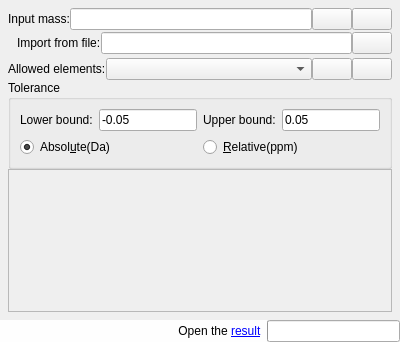
<?xml version="1.0" encoding="UTF-8"?>
<ui version="4.0">
 <class>FormMassToFormula</class>
 <widget class="QWidget" name="FormMassToFormula">
  <property name="geometry">
   <rect>
    <x>0</x>
    <y>0</y>
    <width>400</width>
    <height>342</height>
   </rect>
  </property>
  <layout class="QVBoxLayout" name="verticalLayout">
   <property name="spacing">
    <number>0</number>
   </property>
   <property name="leftMargin">
    <number>0</number>
   </property>
   <property name="topMargin">
    <number>0</number>
   </property>
   <property name="rightMargin">
    <number>0</number>
   </property>
   <property name="bottomMargin">
    <number>0</number>
   </property>
   <item>
    <layout class="QVBoxLayout" name="verticalLayout_2">
     <property name="leftMargin">
      <number>8</number>
     </property>
     <property name="topMargin">
      <number>8</number>
     </property>
     <property name="rightMargin">
      <number>8</number>
     </property>
     <property name="bottomMargin">
      <number>8</number>
     </property>
     <item>
      <layout class="QHBoxLayout" name="horizontalLayout_4">
       <property name="spacing">
        <number>0</number>
       </property>
       <item>
        <widget class="QLabel" name="labelInputMass">
         <property name="text">
          <string>Input mass:</string>
         </property>
        </widget>
       </item>
       <item>
        <widget class="LabeledText" name="textInputMass"/>
       </item>
       <item>
        <widget class="QPushButton" name="buttonGetFormula">
         <property name="toolTip">
          <string>Look for formulae that have the input mass with given criteria</string>
         </property>
         <property name="icon">
          <iconset resource="../resources.qrc">
           <normaloff>:/icons/return.png</normaloff>:/icons/return.png</iconset>
         </property>
        </widget>
       </item>
       <item>
        <widget class="QPushButton" name="buttonShowImportMassFromFile">
         <property name="icon">
          <iconset resource="../resources.qrc">
           <normaloff>:/icons/view-more-horizontal.png</normaloff>:/icons/view-more-horizontal.png</iconset>
         </property>
         <property name="checkable">
          <bool>true</bool>
         </property>
        </widget>
       </item>
      </layout>
     </item>
     <item>
      <widget class="QFrame" name="frameImportMassFromFile">
       <layout class="QHBoxLayout" name="horizontalLayout_10">
        <property name="spacing">
         <number>0</number>
        </property>
        <property name="topMargin">
         <number>2</number>
        </property>
        <property name="rightMargin">
         <number>0</number>
        </property>
        <property name="bottomMargin">
         <number>0</number>
        </property>
        <item>
         <widget class="QLabel" name="labelImportMassFromFile">
          <property name="text">
           <string>Import from file:</string>
          </property>
         </widget>
        </item>
        <item>
         <widget class="QLineEdit" name="textMassImportFile">
          <property name="readOnly">
           <bool>true</bool>
          </property>
         </widget>
        </item>
        <item>
         <widget class="QPushButton" name="buttonImportMassFromFile">
          <property name="toolTip">
           <string>Import a list of mass from file</string>
          </property>
          <property name="icon">
           <iconset resource="../resources.qrc">
            <normaloff>:/icons/document-open.png</normaloff>:/icons/document-open.png</iconset>
          </property>
         </widget>
        </item>
       </layout>
      </widget>
     </item>
     <item>
      <layout class="QHBoxLayout" name="horizontalLayout_6">
       <property name="spacing">
        <number>0</number>
       </property>
       <property name="topMargin">
        <number>4</number>
       </property>
       <item>
        <widget class="QLabel" name="labelAllowedElement">
         <property name="text">
          <string>Allowed elements:</string>
         </property>
        </widget>
       </item>
       <item>
        <widget class="CompositionTemplateList" name="comboAllowedElement">
         <property name="sizePolicy">
          <sizepolicy hsizetype="Expanding" vsizetype="Fixed">
           <horstretch>0</horstretch>
           <verstretch>0</verstretch>
          </sizepolicy>
         </property>
        </widget>
       </item>
       <item>
        <widget class="QPushButton" name="buttonAllowedElement">
         <property name="focusPolicy">
          <enum>Qt::StrongFocus</enum>
         </property>
         <property name="toolTip">
          <string>Select elements that are possible in the candidate formula</string>
         </property>
         <property name="icon">
          <iconset resource="../resources.qrc">
           <normaloff>:/icons/edit.png</normaloff>:/icons/edit.png</iconset>
         </property>
         <property name="shortcut">
          <string notr="true"/>
         </property>
        </widget>
       </item>
       <item>
        <widget class="QPushButton" name="buttonShowMassModification">
         <property name="toolTip">
          <string>Set modification</string>
         </property>
         <property name="icon">
          <iconset resource="../resources.qrc">
           <normaloff>:/icons/electron.png</normaloff>:/icons/electron.png</iconset>
         </property>
         <property name="checkable">
          <bool>true</bool>
         </property>
        </widget>
       </item>
      </layout>
     </item>
     <item>
      <widget class="FrameFormulaModification" name="frameMassModification"/>
     </item>
     <item>
      <widget class="QGroupBox" name="frameMassTolerance">
       <property name="title">
        <string>Tolerance</string>
       </property>
       <layout class="QVBoxLayout" name="verticalLayout_3">
        <item>
         <layout class="QHBoxLayout" name="horizontalLayout_5">
          <item>
           <widget class="QLabel" name="labelMassToleranceLeft">
            <property name="text">
             <string>Lower bound:</string>
            </property>
           </widget>
          </item>
          <item>
           <widget class="QLineEdit" name="textMassToleranceLeft">
            <property name="toolTip">
             <string>The lower (left) limit of the allowed mass difference between input mass and mass of candidate formulae</string>
            </property>
            <property name="text">
             <string notr="true">-0.05</string>
            </property>
           </widget>
          </item>
          <item>
           <widget class="QLabel" name="labelMassToleranceRight">
            <property name="text">
             <string>Upper bound:</string>
            </property>
           </widget>
          </item>
          <item>
           <widget class="QLineEdit" name="textMassToleranceRight">
            <property name="toolTip">
             <string>The upper (right) limit of the allowed mass difference between input mass and mass of candidate formulae</string>
            </property>
            <property name="text">
             <string notr="true">0.05</string>
            </property>
           </widget>
          </item>
         </layout>
        </item>
        <item>
         <layout class="QHBoxLayout" name="horizontalLayout_8">
          <item>
           <widget class="QRadioButton" name="radioMassToleranceAbsolute">
            <property name="text">
             <string>Absol&amp;ute(Da)</string>
            </property>
            <property name="checked">
             <bool>true</bool>
            </property>
           </widget>
          </item>
          <item>
           <widget class="QRadioButton" name="radioMassToleranceRelative">
            <property name="text">
             <string>&amp;Relative(ppm)</string>
            </property>
           </widget>
          </item>
         </layout>
        </item>
       </layout>
      </widget>
     </item>
     <item>
      <widget class="FrameFormulaList" name="frameResultFormula">
       <property name="sizePolicy">
        <sizepolicy hsizetype="Preferred" vsizetype="Expanding">
         <horstretch>0</horstretch>
         <verstretch>0</verstretch>
        </sizepolicy>
       </property>
       <property name="frameShape">
        <enum>QFrame::StyledPanel</enum>
       </property>
       <property name="frameShadow">
        <enum>QFrame::Raised</enum>
       </property>
      </widget>
     </item>
    </layout>
   </item>
   <item>
    <layout class="QHBoxLayout" name="frameStatus">
     <property name="spacing">
      <number>0</number>
     </property>
     <item>
      <widget class="QLabel" name="labelStatus">
       <property name="palette">
        <palette>
         <active>
          <colorrole role="Window">
           <brush brushstyle="SolidPattern">
            <color alpha="255">
             <red>254</red>
             <green>254</green>
             <blue>254</blue>
            </color>
           </brush>
          </colorrole>
         </active>
         <inactive>
          <colorrole role="Window">
           <brush brushstyle="SolidPattern">
            <color alpha="255">
             <red>254</red>
             <green>254</green>
             <blue>254</blue>
            </color>
           </brush>
          </colorrole>
         </inactive>
         <disabled>
          <colorrole role="Window">
           <brush brushstyle="SolidPattern">
            <color alpha="255">
             <red>254</red>
             <green>254</green>
             <blue>254</blue>
            </color>
           </brush>
          </colorrole>
         </disabled>
        </palette>
       </property>
       <property name="autoFillBackground">
        <bool>true</bool>
       </property>
      </widget>
     </item>
     <item>
      <widget class="QLabel" name="labelFileLink">
       <property name="palette">
        <palette>
         <active>
          <colorrole role="Base">
           <brush brushstyle="SolidPattern">
            <color alpha="255">
             <red>255</red>
             <green>255</green>
             <blue>255</blue>
            </color>
           </brush>
          </colorrole>
          <colorrole role="Window">
           <brush brushstyle="SolidPattern">
            <color alpha="255">
             <red>254</red>
             <green>254</green>
             <blue>254</blue>
            </color>
           </brush>
          </colorrole>
         </active>
         <inactive>
          <colorrole role="Base">
           <brush brushstyle="SolidPattern">
            <color alpha="255">
             <red>252</red>
             <green>252</green>
             <blue>252</blue>
            </color>
           </brush>
          </colorrole>
          <colorrole role="Window">
           <brush brushstyle="SolidPattern">
            <color alpha="255">
             <red>254</red>
             <green>254</green>
             <blue>254</blue>
            </color>
           </brush>
          </colorrole>
         </inactive>
         <disabled>
          <colorrole role="Base">
           <brush brushstyle="SolidPattern">
            <color alpha="255">
             <red>254</red>
             <green>254</green>
             <blue>254</blue>
            </color>
           </brush>
          </colorrole>
          <colorrole role="Window">
           <brush brushstyle="SolidPattern">
            <color alpha="255">
             <red>254</red>
             <green>254</green>
             <blue>254</blue>
            </color>
           </brush>
          </colorrole>
         </disabled>
        </palette>
       </property>
       <property name="autoFillBackground">
        <bool>true</bool>
       </property>
       <property name="text">
        <string>Open the &lt;a href=\&quot;#\&quot;&gt;result&lt;/a&gt;&amp;nbsp;&amp;nbsp;</string>
       </property>
       <property name="alignment">
        <set>Qt::AlignRight|Qt::AlignTrailing|Qt::AlignVCenter</set>
       </property>
      </widget>
     </item>
     <item>
      <widget class="QProgressBar" name="progressBar">
       <property name="sizePolicy">
        <sizepolicy hsizetype="Minimum" vsizetype="Fixed">
         <horstretch>0</horstretch>
         <verstretch>0</verstretch>
        </sizepolicy>
       </property>
      </widget>
     </item>
    </layout>
   </item>
  </layout>
 </widget>
 <customwidgets>
  <customwidget>
   <class>FrameFormulaList</class>
   <extends>QFrame</extends>
   <header>widget/frameformulalist.h</header>
   <container>1</container>
  </customwidget>
  <customwidget>
   <class>FrameFormulaModification</class>
   <extends>QFrame</extends>
   <header>widget/frameformulamodification.h</header>
   <container>1</container>
  </customwidget>
  <customwidget>
   <class>LabeledText</class>
   <extends>QLineEdit</extends>
   <header>widget/labeledtext.h</header>
  </customwidget>
  <customwidget>
   <class>CompositionTemplateList</class>
   <extends>QComboBox</extends>
   <header>widget/compositiontemplatelist.h</header>
  </customwidget>
 </customwidgets>
 <resources>
  <include location="../resources.qrc"/>
 </resources>
 <connections/>
</ui>
